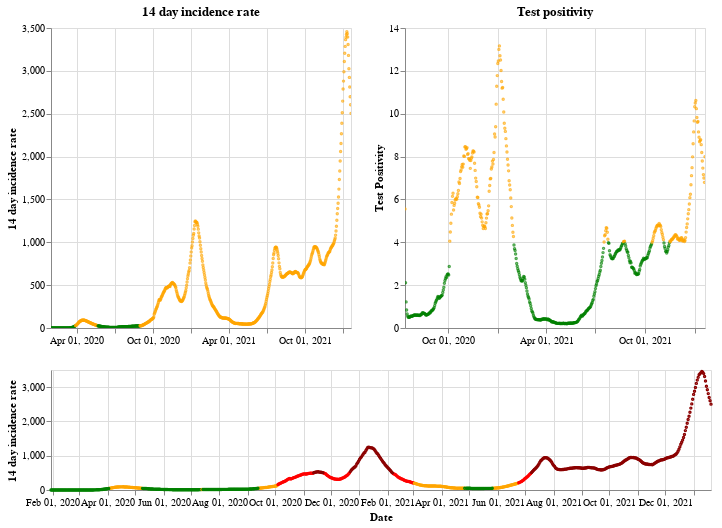

The code cell stored with this chart in its notebook:
### Markdown cell above
## England

### Code cell
plot_traffic_light('England')

### Figure 1 — Vega-Lite specification as saved in the notebook (floating-point values rounded to 4 significant figures; data arrays with more than 128 entries replaced by an {"elided": "..."} marker saying what was removed)
{"config": {"view": {"continuousWidth": 400, "continuousHeight": 300}}, "vconcat": [{"hconcat": [{"mark": {"type": "point", "size": 2}, "encoding": {"color": {"condition": {"value": "green", "test": "(datum.twoWeeklyCasesRate <= 25)"}, "value": "orange"}, "tooltip": [{"type": "nominal", "field": "areaName"}, {"type": "temporal", "field": "date"}, {"type": "quantitative", "field": "twoWeeklyCasesRate"}, {"type": "quantitative", "field": "testPositivity"}], "x": {"type": "temporal", "axis": {"title": ""}, "field": "date", "scale": {"domain": {"selection": "DateBrush"}}, "timeUnit": "yearmonthdate"}, "y": {"type": "quantitative", "axis": {"title": "14 day incidence rate"}, "field": "twoWeeklyCasesRate"}}, "title": "14 day incidence rate", "width": 300}, {"mark": {"type": "point", "size": 2}, "encoding": {"color": {"condition": {"value": "green", "test": "(datum.testPositivity <= 4)"}, "value": "orange"}, "tooltip": [{"type": "nominal", "field": "areaName"}, {"type": "temporal", "field": "date"}, {"type": "quantitative", "field": "twoWeeklyCasesRate"}, {"type": "quantitative", "field": "testPositivity"}], "x": {"type": "temporal", "axis": {"title": ""}, "field": "date", "scale": {"domain": {"selection": "DateBrush"}}, "timeUnit": "yearmonthdate"}, "y": {"type": "quantitative", "axis": {"title": "Test Positivity"}, "field": "testPositivity"}}, "title": "Test positivity", "width": 300}]}, {"layer": [{"mark": {"type": "point", "size": 2}, "encoding": {"color": {"condition": {"value": "orange", "test": "(((datum.testPositivity < 4) && (datum.twoWeeklyCasesRate >= 50)) && (datum.twoWeeklyCasesRate < 200))"}, "value": "red"}, "opacity": {"condition": {"value": 1, "test": "((datum.twoWeeklyCasesRate >= 50) && (datum.twoWeeklyCasesRate < 500))"}, "value": 0}, "tooltip": [{"type": "nominal", "field": "areaName"}, {"type": "temporal", "field": "date"}, {"type": "quantitative", "field": "twoWeeklyCasesRate"}, {"type": "quantitative", "field": "testPositivity"}], "x": {"type": "temporal", "axis": {"title": "Date"}, "field": "date", "timeUnit": "yearmonthdate"}, "y": {"type": "quantitative", "axis": {"title": "14 day incidence rate"}, "field": "twoWeeklyCasesRate"}}, "selection": {"DateBrush": {"type": "interval", "encodings": ["x"], "fields": ["Time"]}}}, {"mark": {"type": "point", "size": 2}, "encoding": {"color": {"value": "darkred"}, "opacity": {"condition": {"value": 1, "test": "(datum.twoWeeklyCasesRate >= 500)"}, "value": 0}, "tooltip": [{"type": "nominal", "field": "areaName"}, {"type": "temporal", "field": "date"}, {"type": "quantitative", "field": "twoWeeklyCasesRate"}, {"type": "quantitative", "field": "testPositivity"}], "x": {"type": "temporal", "axis": {"title": "Date"}, "field": "date", "timeUnit": "yearmonthdate"}, "y": {"type": "quantitative", "axis": {"title": "14 day incidence rate"}, "field": "twoWeeklyCasesRate"}}}, {"mark": {"type": "point", "size": 2}, "encoding": {"color": {"condition": {"value": "green", "test": "((datum.testPositivity < 4) && (datum.twoWeeklyCasesRate < 50))"}, "value": "orange"}, "opacity": {"condition": {"value": 1, "test": "(datum.twoWeeklyCasesRate < 50)"}, "value": 0}, "tooltip": [{"type": "nominal", "field": "areaName"}, {"type": "temporal", "field": "date"}, {"type": "quantitative", "field": "twoWeeklyCasesRate"}, {"type": "quantitative", "field": "testPositivity"}], "x": {"type": "temporal", "axis": {"title": "Date"}, "field": "date", "timeUnit": "yearmonthdate"}, "y": {"type": "quantitative", "axis": {"title": "14 day incidence rate"}, "field": "twoWeeklyCasesRate"}}}], "height": 120, "width": 660}], "data": {"name": "data-7a01d87018fa158593700103a62a47b3"}, "$schema": "https://vega.github.io/schema/vega-lite/v4.8.1.json", "datasets": {"data-7a01d87018fa158593700103a62a47b3": {"elided": "722 records"}}}
